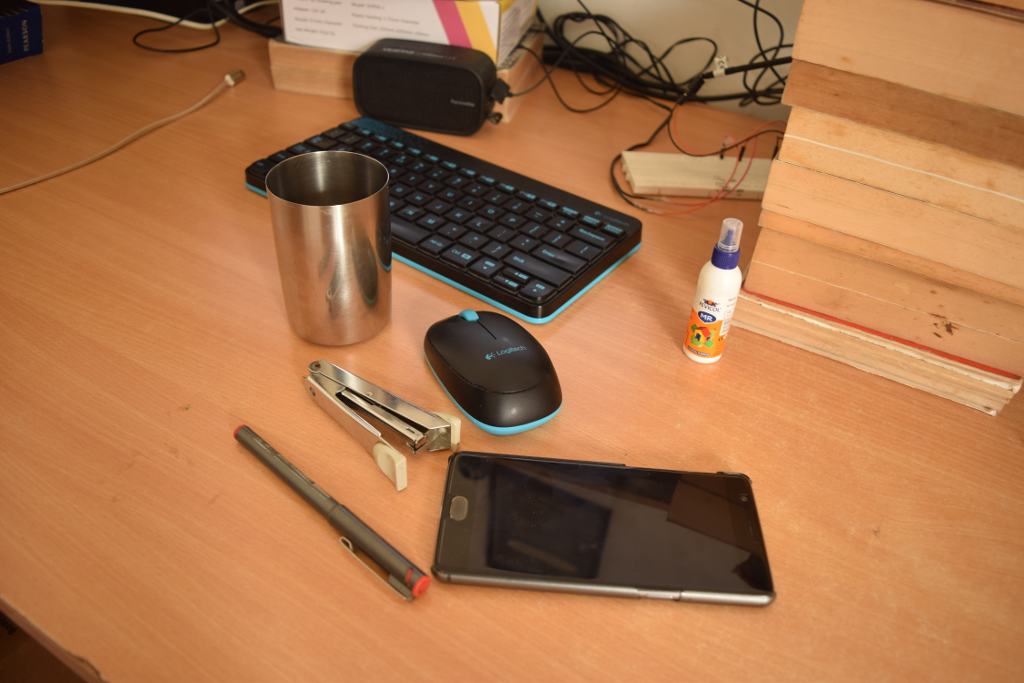
//> input picture images/example2/1.png, 1024 x 683 px
$ ./loc_featurestotrack   (built with g++ and OpenCV 4)
//> lines starting //> are read from the running program, lines starting //| are printed output that depends on the picture
#include <opencv2/highgui/highgui.hpp>
#include <opencv2/imgproc/imgproc.hpp>
#include <opencv2/core/core.hpp>
#include <opencv2/opencv.hpp>
#include <iostream>
#include <vector>

using namespace std;
using namespace cv;

static const int MAX_CORNERS = 1000;

int main()
{

    // Read images
    Mat img1 = imread("images/example2/1.png", cv::IMREAD_GRAYSCALE);
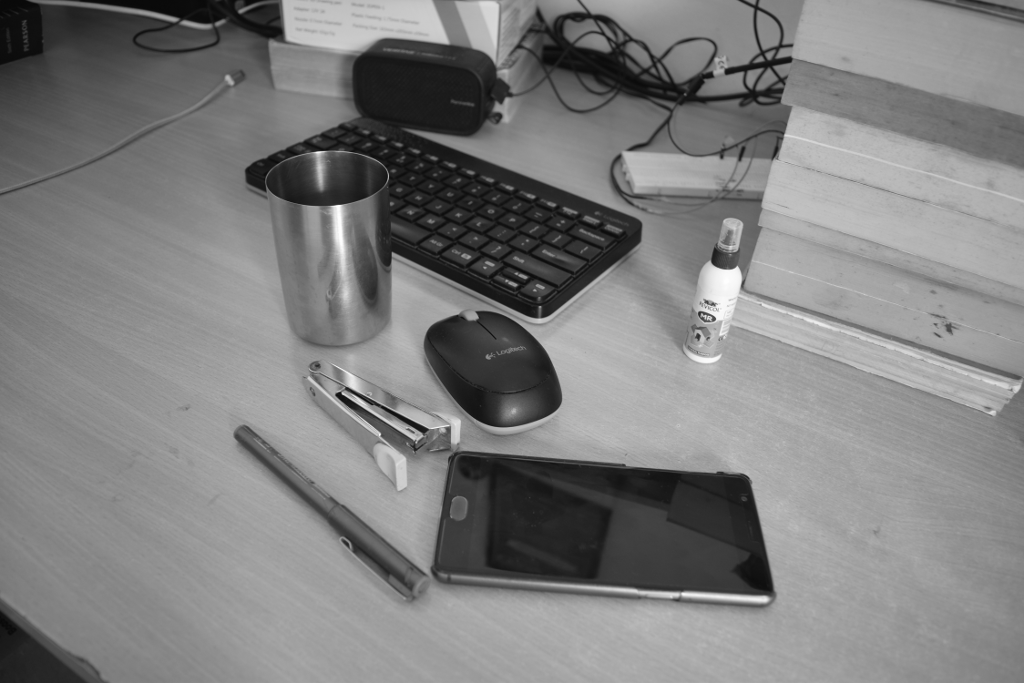
//> img1: 683 rows x 1024 cols, CV_8UC1; min 8, max 254, mean 126.8
    Mat img2 = imread("images/example2/2.png", cv::IMREAD_GRAYSCALE);
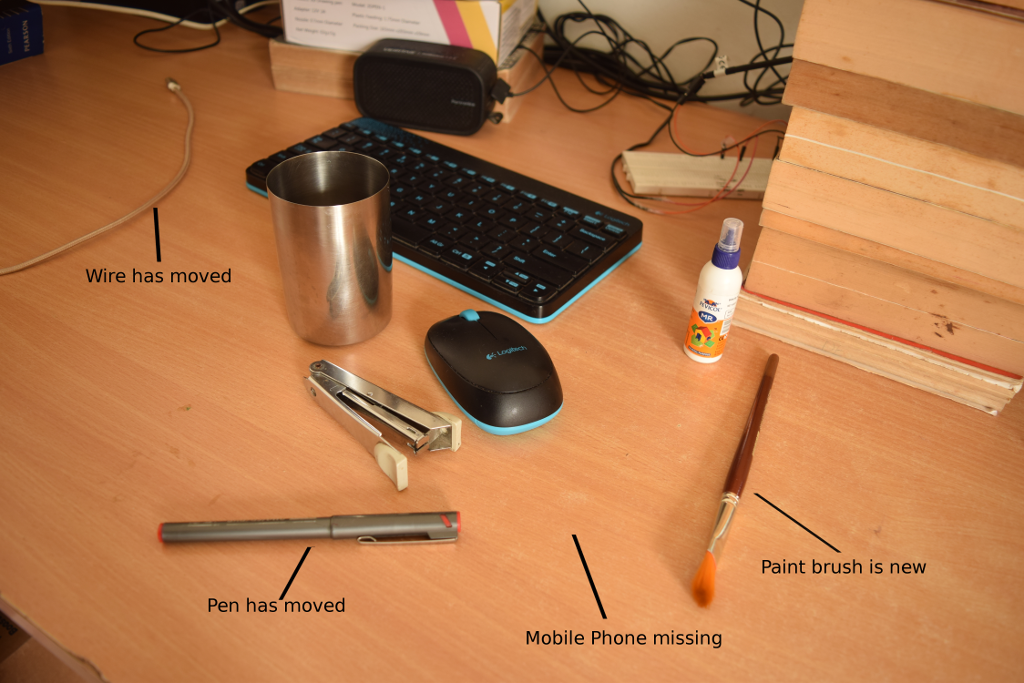
//> input picture images/example2/2.png, 1024 x 683 px
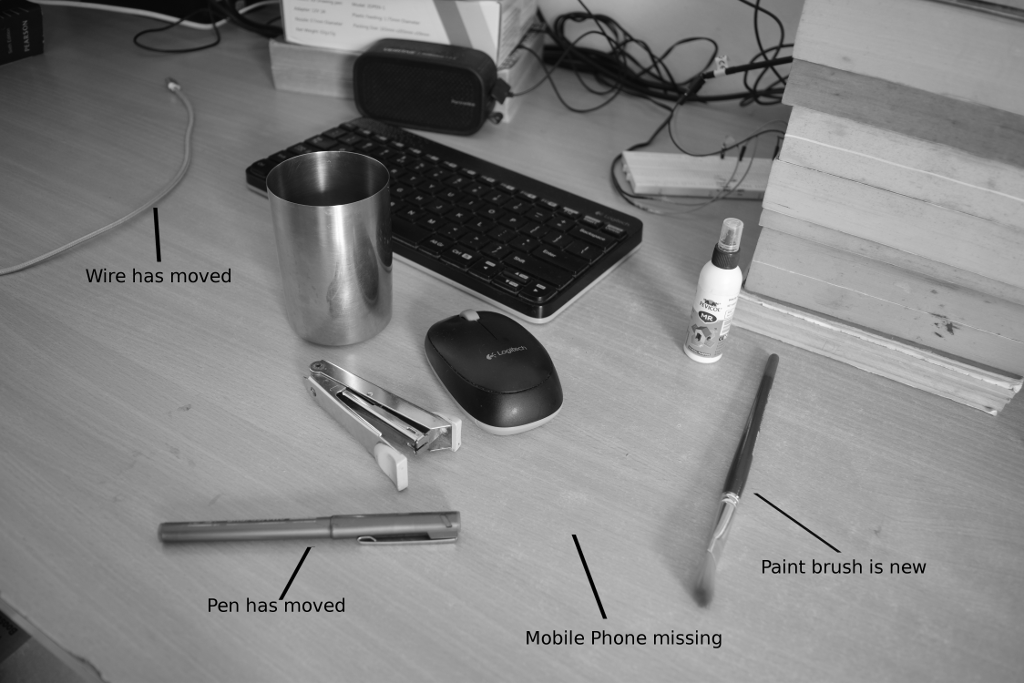
//> img2: 683 rows x 1024 cols, CV_8UC1; min 0, max 255, mean 130.5
    Mat img2a= imread("images/example2/2.png", cv::IMREAD_UNCHANGED);
    cv::Size img1_size = img1.size();
//> img1_size = Size(1024, 683)
    int win_size = 10;

    // Get features you want to track
    vector<cv::Point2f> corners1, corners2;

    // Extract good features to track in first image
    cv::goodFeaturesToTrack(img1, corners1, MAX_CORNERS, 0.01, 5, cv::noArray(), 3, false, 0.04);
//> corners1 = 851 Points (x, y), first 12: [340, 392], [737, 267], [714, 305], [392, 252], [697, 334], [345, 387], [701, 313], [540, 306], [710, 319], [445, 428], [705, 301], [526, 277]

    // Refine them
    cv::cornerSubPix(img1, corners1, cv::Size(win_size, win_size), cv::Size(-1, -1),
            cv::TermCriteria(cv::TermCriteria::MAX_ITER | cv::TermCriteria::EPS, 20, 0.03));
//> corners1 = 851 Points (x, y), first 12: [336.3, 392.9], [738.2, 266.5], [714, 305], [391.4, 251.6], [697, 334], [336.3, 392.9], [703.6, 312.1], [540, 306], [715.6, 318.4], [452.3, 424.4], [705, 301], [531.9, 279.2]

    // Find the features in the second image
    vector<uchar> features_found;
    cv::calcOpticalFlowPyrLK(img1, img2, corners1, corners2, features_found, cv::noArray(),
            cv::Size(win_size*2+1, win_size*2+1), 5, cv::TermCriteria(cv::TermCriteria::MAX_ITER | cv::TermCriteria::EPS, 20, 0.3));
//> corners2 = 851 Points (x, y), first 12: [336.8, 393], [738.6, 266.4], [714.5, 304.8], [392.1, 251.5], [697.5, 333.9], [336.8, 393], [704.1, 311.9], [540.7, 306], [716.2, 318.3], [747.1, 529.9], [705.4, 300.8], [533.3, 279.4]; features_found = 851 values, max 1 at index 0, min 0 at index 36, mean 0.957


    // Draw lines showing the features that have moved
    for( int i = 0; i < (int)corners1.size(); i++ ) {
        if( !features_found[i] )
            continue;

        line(img2a, corners1[i], corners2[i], Scalar(0,255,0), 2, cv::LINE_AA);
    }
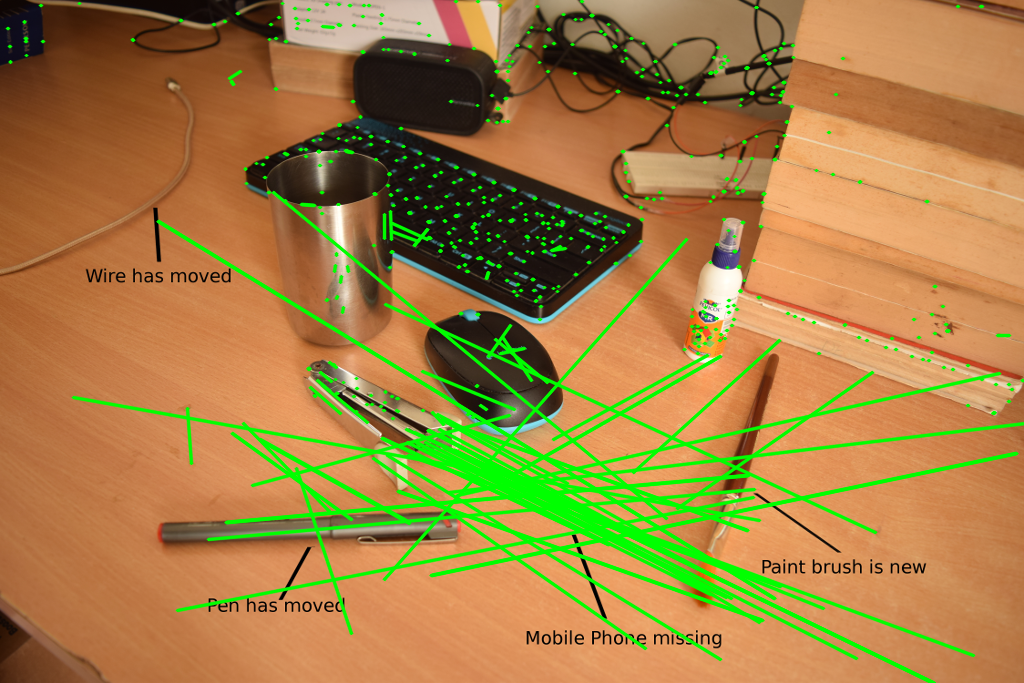
//> img2a: 683 rows x 1024 cols, CV_8UC4; mean B, G, R, A 67.8, 127.4, 163.5, 236.6

    // [4 lines of commented-out code are left out]
    cv::imwrite("images/example2/lk_optical.png", img2a);

    return 0;
}
